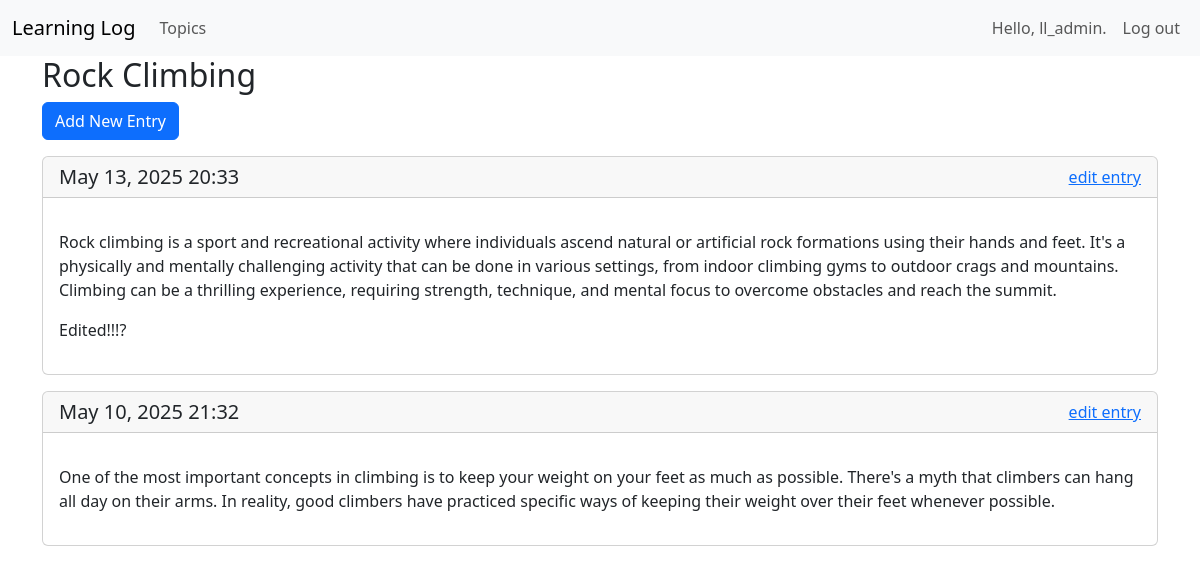
The page /topics/2/ (signed in) on the database its author committed.
### learning_logs/models.py (models this page shows, shortened)
class Topic(models.Model):
    text = models.CharField(max_length=200)
    date_added = models.DateTimeField(auto_now_add=True)
    owner = models.ForeignKey(User, on_delete=models.CASCADE)
    def __str__(self):
        return self.text

class Entry(models.Model):
    topic = models.ForeignKey(Topic, on_delete=models.CASCADE)
    text = models.TextField()
    date_added = models.DateTimeField(auto_now_add=True)
    class Meta:
        verbose_name_plural = 'entries'

### learning_logs/views.py (the view)
# urls.py: path('topics/<int:topic_id>/', views.topic, name='topic'),
@login_required
def topic(request, topic_id):
    topic = Topic.objects.get(id = topic_id)
    if topic.owner != request.user:
        raise Http404
    entries = topic.entry_set.order_by('-date_added')
    context = {'topic':topic, 'entries': entries}
    return render(request, 'learning_logs/topic.html', context)

### learning_logs/templates/learning_logs/topic.html
{% extends 'learning_logs/base.html' %}
{% block header %}
<h2>{{ topic }}</h2>
{% endblock header %}
{% block content %}
<p>
<a class="btn btn-primary" href="{% url 'learning_logs:new_entry' topic.id %}">Add New Entry</a></p>
{% for entry in entries %}
<div class="card mb-3">
<div class="card-header d-flex justify-content-between align-items-center">
      <h5 class="mb-0">
      {{ entry.date_added|date:'M d, Y H:i' }}
      </h5>
        <a href = "{% url 'learning_logs:edit_entry' entry.id%}">edit entry</a>
</div>
 <div class="card-body">
  <p class="card-text">{{ entry.text|linebreaks }}</p>
 </div>
</div>
{% empty %}
    <p>There are no entries for this topic yet.</p>
{% endfor %}
{% endblock content %}

### learning_logs/templates/learning_logs/base.html (shortened to what this page needs)
{% load django_bootstrap5  %}
<!DOCTYPE html>
<html lang="en">
<head>
    {% bootstrap_css %}
</head>
<body>
<nav class="navbar navbar-expand-lg navbar-light bg-light">
  <div class="container-fluid">
    <a class="navbar-brand" href="{% url 'learning_logs:index' %}">Learning Log</a>
    <div class="collapse navbar-collapse" id="navbarNav">
      <ul class="navbar-nav me-auto">
        <li class="nav-item"><a class="nav-link" href="{% url 'learning_logs:topics' %}">Topics</a></li>
      </ul>
      <ul class="navbar-nav">
        {% if user.is_authenticated %}
          <li class="nav-item"><a class="nav-link">Hello, {{ user.username }}.</a></li>
          <li class="nav-item"><a class="nav-link" href="{% url 'users:logout' %}">Log out</a></li>
        {% else %}
          <li class="nav-item"><a class="nav-link" href="{% url 'users:register' %}">Register</a></li>
          <li class="nav-item"><a class="nav-link" href="{% url 'users:login' %}">Log in</a></li>
        {% endif %}
      </ul>
    </div>
  </div>
</nav>
<div class="container">
    <div class="page-header">
        {% block header %}{% endblock header %}
    </div>
    <div>
        {% block content %}{% endblock content %}
    </div>
</div>
</body>
</html>

### rows shown on the page
Topic: text "Rock Climbing"
Entry: date_added "May 13, 2025 20:33", text "Rock climbing is a sport and recreational activity where individuals ascend natural or artificial rock formations using their hands and feet. It's a physically and mentally challenging activity that can be done in various settings, from indoor climbing gyms to outdoor crags and mountains. Climbing can be a thrilling experience, requiring strength, technique, and mental focus to overcome obstacles and reach the summit. Edited!!!?"
Entry: date_added "May 10, 2025 21:32", text "One of the most important concepts in climbing is to keep your weight on your feet as much as possible. There's a myth that climbers can hang all day on their arms. In reality, good climbers have practiced specific ways of keeping their weight over their feet whenever possible."

### other values the page prints
{{ user.username }} "ll_admin"
